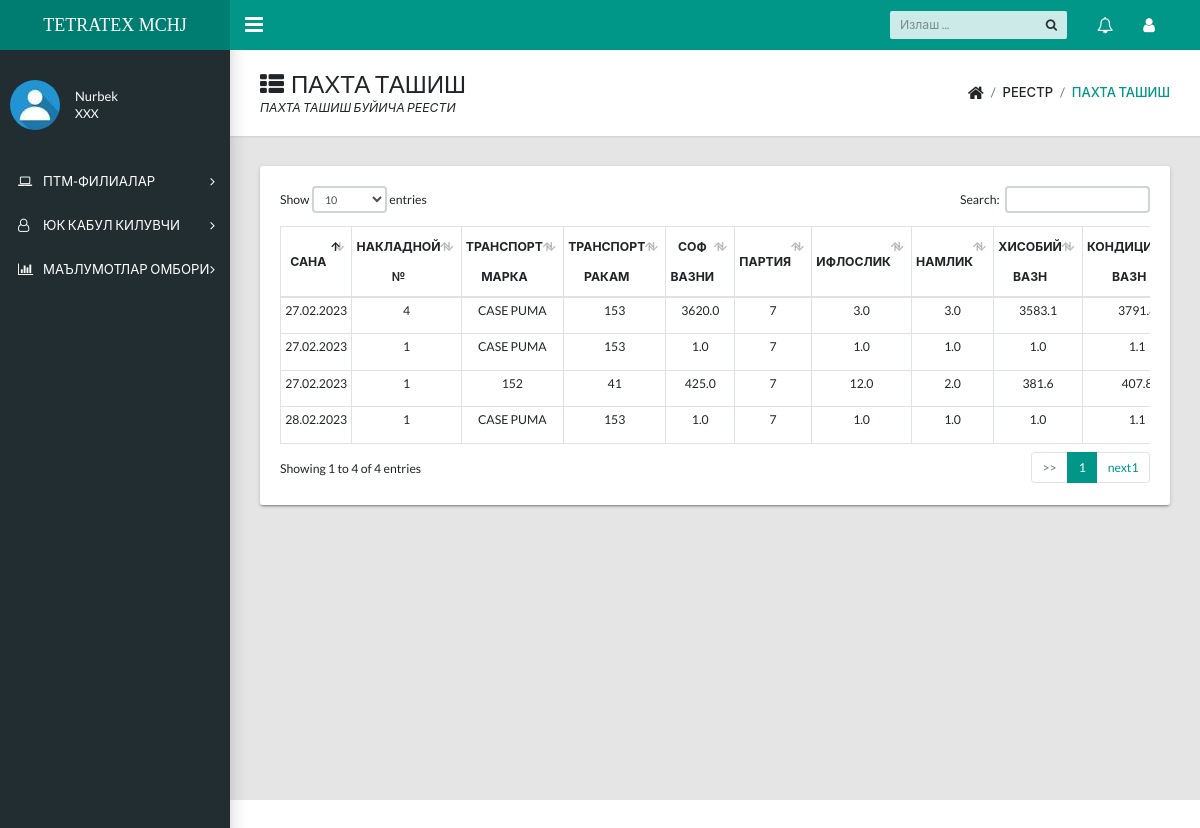
The page /home/reestr/ (signed in) on the database as committed earlier.
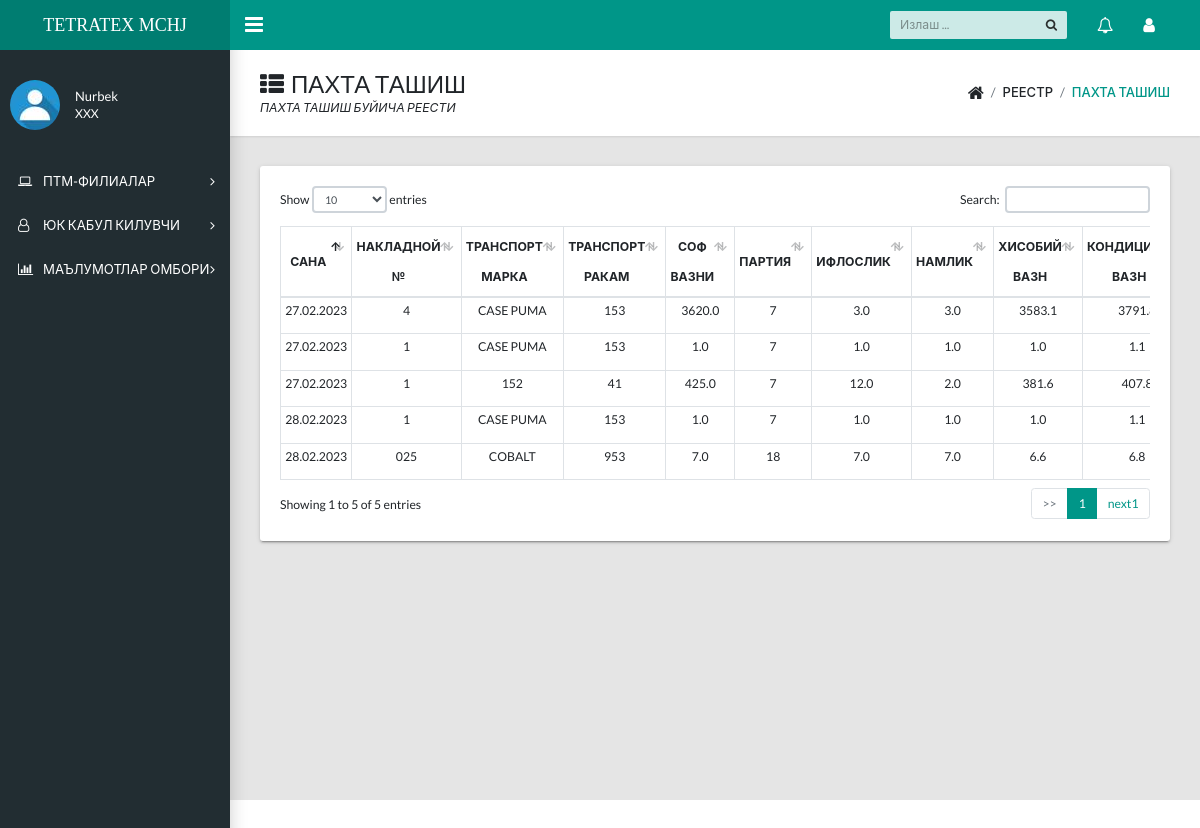
The same page on the database as committed later.
### login/models.py (models this page shows, shortened)
class Profile(models.Model):
    user=models.OneToOneField(User,on_delete=models.CASCADE)
    first_name= models.CharField(max_length=30)
    last_name=models.CharField(max_length=30)
    pic=models.ImageField(upload_to='img',blank=True,null=True,default='default/default.jpg')
    pic_thumbnail=models.ImageField(upload_to='img',blank=True,null=True,default='default/thumbnail.jpg')

### tash/models.py (models this page shows, shortened)
class Tashish(models.Model):
    ptm=models.ForeignKey('Punkt',on_delete=models.SET_NULL,null=True,related_name='ptm')
    date=models.DateField()
    nak_num=models.CharField(max_length=20,verbose_name='Накладной раками')
    transport=models.ForeignKey('Transport',on_delete=models.SET_NULL,verbose_name='Транспортни танланг',null=True)
    sofVazn=models.FloatField(verbose_name='Соф Вазни')
    partiya=models.ForeignKey("Partiya",on_delete=models.SET_NULL,verbose_name='Партия раками',null=True)
    ifloslik=models.FloatField(verbose_name='Ифлослиги')
    namlik=models.FloatField(verbose_name='Намлиги')
    xisobiy=models.FloatField(blank=True,verbose_name='Хисобий Вазни')
    kond=models.FloatField(blank=True,verbose_name='Кондицион Вазни')
    imzo=models.BooleanField(default=False)
    class Meta:
        verbose_name_plural = "ПАХТАНИ ТАШИШ"

### tash/decarators.py (the view)
        def wrapper(request, *args, **kwargs):
            if request.user.groups.filter(name__in=groups).exists():
                return function(request, *args, **kwargs)
            raise Http404("SIZNING STATUSIZNGIZ BUS SAHIFGA O'TISH UCHUN ")

### tash/decarators.py (called while the page is built)
def check_user_able_to_see_page(*groups):
    def decorator(function):
        def wrapper(request, *args, **kwargs):
            if request.user.groups.filter(name__in=groups).exists():
                return function(request, *args, **kwargs)
            raise Http404("SIZNING STATUSIZNGIZ BUS SAHIFGA O'TISH UCHUN ")
        return wrapper
    return decorator

### tash/views.py (called while the page is built)
@check_user_able_to_see_page("PTM")
def reestr(request):
    user=request.user.profile
    ptm=request.user.punkt
    rees=Tashish.objects.filter(ptm=ptm).values('date','nak_num','transport__rusum',
    'transport__tr_num','sofVazn','partiya__partiya',"ifloslik",'namlik','xisobiy',
    'kond',"imzo").order_by('-date')
    context={'rees':rees,'user':user}
    return render(request,'tashish/reestr.html',context)

### templates/tashish/reestr.html
{% extends 'docs/dashboard.html' %}
{% block content %}
{% include 'tashish/reestr-inc.html' %}
{% endblock %}

### templates/docs/dashboard.html (shortened to what this page needs)
{% load static %}
<!DOCTYPE html>
<html lang="en">
  <head>
    <link rel="stylesheet" href="https://cdnjs.cloudflare.com/ajax/libs/semantic-ui/2.5.0/semantic.min.css" />
    <link rel="stylesheet" type="text/css" href="{% static 'css/main.css' %}">
    <link rel="stylesheet" type="text/css" href="https://maxcdn.bootstrapcdn.com/font-awesome/4.7.0/css/font-awesome.min.css">
  </head>
  <body class="app sidebar-mini">
    <header class="app-header"><a class="app-header__logo" href="{% url 'home' %}">TETRATEX MCHJ</a>
      <a class="app-sidebar__toggle" href="#" data-toggle="sidebar" aria-label="Hide Sidebar"></a>
      <ul class="app-nav">
        <li class="app-search">
          <input class="app-search__input" type="search" placeholder="Излаш ...">
          <button class="app-search__button"><i class="fa fa-search"></i></button>
        </li>
        <li class="dropdown"><a class="app-nav__item" href="#" data-toggle="dropdown" aria-label="Show notifications"><i class="fa fa-bell-o fa-lg"></i></a>
        </li>
        <li class="dropdown"><a class="app-nav__item" href="#" data-toggle="dropdown" aria-label="Open Profile Menu"><i class="fa fa-user fa-lg"></i></a>
        </li>
      </ul>
    </header>
    <aside class="app-sidebar">
      <div class="app-sidebar__user"><img class="app-sidebar__user-avatar" src="{{user.pic_thumbnail.url}}" alt="User Image">
        <div>
          <p class="app-sidebar__user-name">{{user.first_name}}
          <p class="app-sidebar__user-designation">{{user.last_name}}</p>
        </div>
      </div>
      <ul class="app-menu">
        <li class="treeview"><a class="app-menu__item" href="#" data-toggle="treeview"><i class="app-menu__icon fa fa-laptop"></i><span class="app-menu__label">ПТМ-ФИЛИАЛАР</span><i class="treeview-indicator fa fa-angle-right"></i></a>
        </li>
        <li class="treeview"><a class="app-menu__item" href="#" data-toggle="treeview"><i class="app-menu__icon fa fa-user-o"></i><span class="app-menu__label">ЮК КАБУЛ КИЛУВЧИ</span><i class="treeview-indicator fa fa-angle-right"></i></a>
        </li>
        <li class="treeview"><a class="app-menu__item" href="#" data-toggle="treeview"><i class="app-menu__icon fa fa-bar-chart"></i><span class="app-menu__label">МАЪЛУМОТЛАР ОМБОРИ</span><i class="treeview-indicator fa fa-angle-right"></i></a>
        </li>
      </ul>
    </aside>
    {% block content %}
    {% endblock %}
  </body>
</html>

### templates/tashish/reestr-inc.html (shortened to what this page needs)
    <main class="app-content">
      <div class="app-title">
        <div>
          <h1><i class="fa fa-th-list pr-2"></i>ПАХТА ТАШИШ</h1>
          <p>ПАХТА ТАШИШ БУЙИЧА РЕЕСТИ</p>
        </div>
        <ul class="app-breadcrumb breadcrumb side">
          <li class="breadcrumb-item"><i class="fa fa-home fa-lg"></i></li>
          <li class="breadcrumb-item">РЕЕСТР</li>
          <li class="breadcrumb-item active"><a href="#">ПАХТА ТАШИШ</a></li>
        </ul>
      </div>
      <div class="row">
        <div class="col-md-12">
          <div class="tile">
            <div class="tile-body">
              <div class="table-responsive">
                <table class="table table-hover table-bordered text-center   table-sm" id="sampleTable" >
                  <thead style="line-height:30px ;">
                    <tr>
                      <th scope="col" class="align-middle">САНА</th>
                      <th scope="col" class="align-middle">НАКЛАДНОЙ №</th>
                      <th scope="col" class="align-middle">ТРАНСПОРТ МАРКА</th>
                      <th scope="col" class="align-middle">ТРАНСПОРТ РАКАМ</th>
                      <th scope="col" class="align-middle">СОФ ВАЗНИ</th>
                      <th scope="col" class="align-middle">ПАРТИЯ</th>
                      <th scope="col" class="align-middle">ИФЛОСЛИК</th>
                      <th scope="col" class="align-middle">НАМЛИК</th>
                      <th scope="col" class="align-middle">ХИСОБИЙ ВАЗН</th>
                      <th scope="col" class="align-middle" >КОНДИЦИОН ВАЗН</th>
                    </tr>
                  </thead>
                  <tbody>
                    {% for i in rees %}
                    <tr>
                      <td scope="col">{{i.date|date:"d.m.Y" }}</td>
                      <td scope="col">{{i.nak_num}}</td>
                      <td scope="col" class="">{{i.transport__rusum}}</td>
                      <td scope="col">{{i.transport__tr_num}}</td>
                      <td scope="col">{{i.sofVazn}}</td>
                      <td scope="col">{{i.partiya__partiya}}</td>
                      <td scope="col" class="">{{i.ifloslik}}</td>
                      <td scope="col" class="">{{i.namlik}}</td>
                      <td scope="col" class="">{{i.xisobiy}}</td>
                      <td scope="col">{{i.kond}}</td>
                    </tr>
                    {% endfor  %}
                  </tbody>
                </table>
              </div>
            </div>
          </div>
        </div>
      </div>
    </main>

Rows that differ between the two databases and show on the page:
added Tashish: date "28.02.2023", nak_num "025", transport__rusum "COBALT", transport__tr_num "953", sofVazn "7.0", partiya__partiya "18", ifloslik "7.0", namlik "7.0", xisobiy "6.6", kond "6.8"
Other text that changed with them:
text written by a page script: "Show entries Search: Showing 1 to 4 of 4 entries >> 1 next1" → "Show entries Search: Showing 1 to 5 of 5 entries >> 1 next1"
